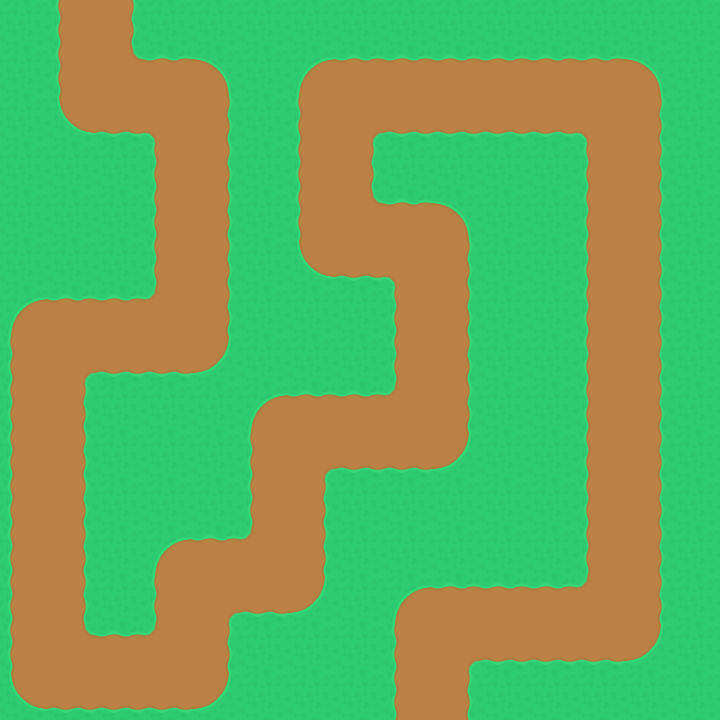

Tiled map render using the project's own tile images. Description and the whole map definition, tile-layer contents included, below:
An orthogonal 15x15 tile map with 48x48 px tiles, 1 tile layer (tilemap) and 1 object.

<map version="1.10" tiledversion="1.10.2" orientation="orthogonal" renderorder="right-down" width="15" height="15" tilewidth="48" tileheight="48" infinite="0" nextlayerid="5" nextobjectid="4">
 <editorsettings>
  <export target="level2.tmj" format="json" />
 </editorsettings>
 <tileset firstgid="1" source="TD tileset.tsx" />
 <objectgroup id="2" name="waypoints" opacity="0.6">
  <object id="1" x="0" y="0">
   <polyline points="96,0 96,96 192,96 192,336 48,336 48,672 192,672 192,576 288,576 288,432 432,432 432,240 336,240 336,96 624,96 624,624 432,624 432,720" />
  </object>
 </objectgroup>
 <layer id="1" name="tilemap" width="15" height="15">
  <data encoding="csv">
7,8,6,7,7,7,7,7,7,7,7,7,7,7,7,
7,8,11,12,5,7,4,12,12,12,12,12,12,5,7,
7,9,2,3,6,7,8,1,2,2,2,2,3,6,7,
7,7,7,8,6,7,8,6,7,7,7,7,8,6,7,
7,7,7,8,6,7,8,11,12,5,7,7,8,6,7,
7,7,7,8,6,7,9,2,3,6,7,7,8,6,7,
4,12,12,13,6,7,7,7,8,6,7,7,8,6,7,
8,1,2,2,10,7,7,7,8,6,7,7,8,6,7,
8,6,7,7,7,4,12,12,13,6,7,7,8,6,7,
8,6,7,7,7,8,1,2,2,10,7,7,8,6,7,
8,6,7,7,7,8,6,7,7,7,7,7,8,6,7,
8,6,7,4,12,13,6,7,7,7,7,7,8,6,7,
8,6,7,8,1,2,10,7,4,12,12,12,13,6,7,
8,11,12,13,6,7,7,7,8,1,2,2,2,10,7,
9,2,2,2,10,7,7,7,8,6,7,7,7,7,7
</data>
 </layer>
</map>
